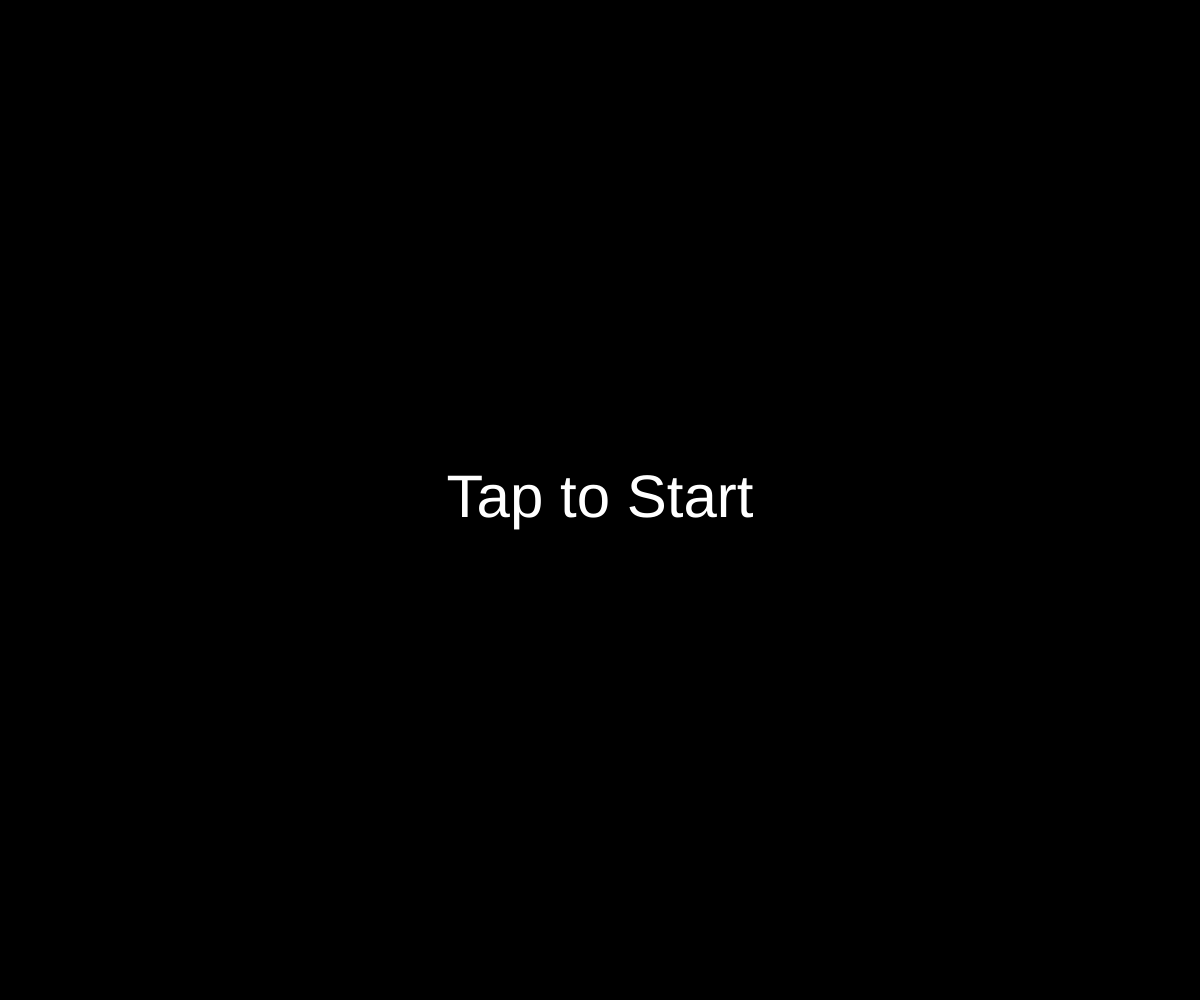
Frame 1 (no input)
Frame 60 (no input): identical to frame 1, image omitted
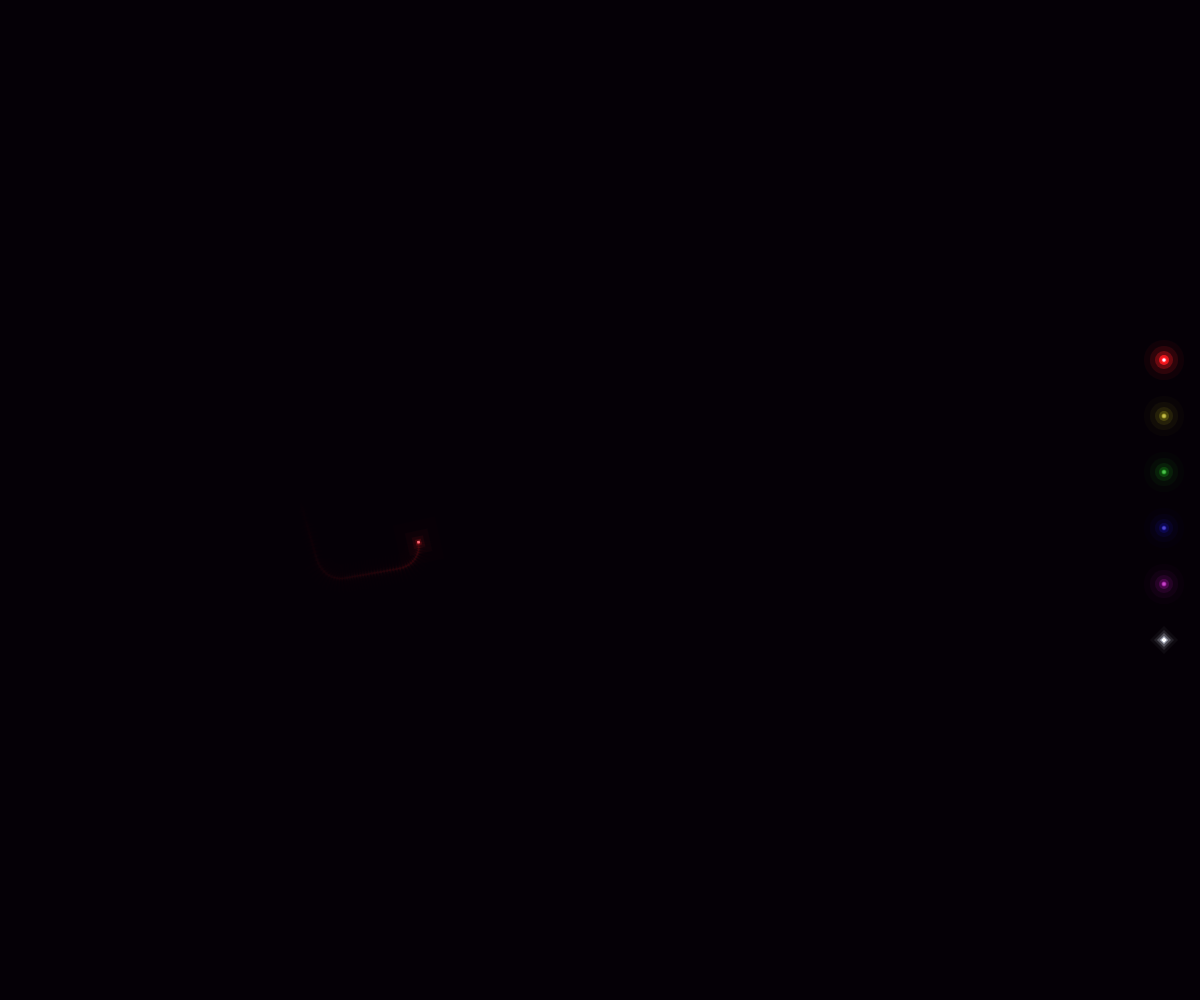
Frame 120 (the mouse pressed at the canvas centre since frame 60)

The p5.js sketch that drew these frames (run headless with seeded random() and noise() and a simulated clock; from frame 60 on, the mouse is pressed at the canvas centre):

// p5.js sketch
// ── sketch.js
// ============================================
// Neon4 — Grid Light
// 5体のスケーター（90°ターン固定）
// 3色カラーピッカー + 衝突で色変化
// ============================================

var t = 0;
var soundStarted = false;
var appStarted = false;
var appStartTime = 0;

var audioCtx, windNode, windGain, driftNode, driftGain;
var lastTouchX = 0.5, lastTouchY = 0.5;
var isTouchDevice = false, hasInteracted = false;
var prevTouchX = 0, prevTouchY = 0;
var gustStrength = 0, gustDirX = 0, gustDirY = 0;
var holdTime = 0, holdX = 0, holdY = 0, isHolding = false, holdThreshold = 20;
var pinchScale = 1.0, lastPinchDist = 0;
var ripples = [];
var lastMouseMoveMs = 0;
var MOUSE_ATTRACT_MS = 3000;

// Trail canvas (single — user clears manually via eraser)
var trailPg;

// Skaters
var skaters = [];
var NUM_SKATERS = 5;
var ENTRY_TIMES = [0, 10, 20, 30, 40];

// Background
var BG_R = 5, BG_G = 0, BG_B = 6;

// Collision
var COLLISION_DIST = 65;
var COLLISION_COOLDOWN = 500;
var collisionCooldowns = {};
var sparks = [];

// Square trajectory
var TURN_SPEED = 0.12;

// UI
var colorUIRects = [];
var eraserRect = null;
var eraserFlash = 0;

// Color system — 12 preset neon hues (30° steps)
var PRESET_COLORS = [];
var userHueIdx = [0, 2, 4, 8, 10]; // 5 skaters: Red, Yellow, Green, Blue, Magenta
var userColors = [];

// ============================================
// Color helpers
// ============================================
function hueToNeonRGB(h) {
  var s = 0.9;
  var c = s, x = c * (1 - Math.abs((h / 60) % 2 - 1));
  var r1, g1, b1;
  if      (h < 60)  { r1 = c; g1 = x; b1 = 0; }
  else if (h < 120) { r1 = x; g1 = c; b1 = 0; }
  else if (h < 180) { r1 = 0; g1 = c; b1 = x; }
  else if (h < 240) { r1 = 0; g1 = x; b1 = c; }
  else if (h < 300) { r1 = x; g1 = 0; b1 = c; }
  else              { r1 = c; g1 = 0; b1 = x; }
  return { r: Math.round((r1 + (1 - s)) * 255), g: Math.round((g1 + (1 - s)) * 255), b: Math.round((b1 + (1 - s)) * 255) };
}

function randomNeonColor() {
  var h = random(360);
  var s = random(0.8, 1.0);
  var c = s, x = c * (1 - Math.abs((h / 60) % 2 - 1));
  var r1, g1, b1;
  if      (h < 60)  { r1 = c; g1 = x; b1 = 0; }
  else if (h < 120) { r1 = x; g1 = c; b1 = 0; }
  else if (h < 180) { r1 = 0; g1 = c; b1 = x; }
  else if (h < 240) { r1 = 0; g1 = x; b1 = c; }
  else if (h < 300) { r1 = x; g1 = 0; b1 = c; }
  else              { r1 = c; g1 = 0; b1 = x; }
  return { r: Math.round((r1 + (1 - s)) * 255), g: Math.round((g1 + (1 - s)) * 255), b: Math.round((b1 + (1 - s)) * 255) };
}

// ============================================
// Shape drawing helpers
// ============================================
function wakePath(ctx, tx, ty, hx, hy, hw, angle) {
  var pa = angle + 1.5707963;
  var cp = Math.cos(pa), sp = Math.sin(pa);
  ctx.beginPath();
  ctx.moveTo(tx, ty);
  ctx.lineTo(hx + hw * cp, hy + hw * sp);
  ctx.lineTo(hx - hw * cp, hy - hw * sp);
  ctx.closePath();
}

function drawSquare(ctx, cx, cy, r, angle) {
  var c = Math.cos(angle), s = Math.sin(angle);
  var hr = r * 0.707;
  ctx.beginPath();
  ctx.moveTo(cx + hr * (c - s), cy + hr * (s + c));
  ctx.lineTo(cx + hr * (-c - s), cy + hr * (-s + c));
  ctx.lineTo(cx + hr * (-c + s), cy + hr * (-s - c));
  ctx.lineTo(cx + hr * (c + s), cy + hr * (s - c));
  ctx.closePath();
}

// ============================================
// Setup & Init
// ============================================
function setup() {
  pixelDensity(1);
  createCanvas(windowWidth, windowHeight);
  trailPg = createGraphics(width, height);
  trailPg.pixelDensity(1);

  // Build 12 preset neon colors
  for (var i = 0; i < 12; i++) {
    PRESET_COLORS.push(hueToNeonRGB(i * 30));
  }
  for (var i = 0; i < 5; i++) userColors.push(PRESET_COLORS[userHueIdx[i]]);

  initSkaters();
  updateUIRects();
}

function initSkaters() {
  skaters = [];
  for (var i = 0; i < NUM_SKATERS; i++) {
    var positions = [0.25, 0.38, 0.5, 0.62, 0.75];
    var bs = 2.5 + random(0, 2.0);
    var slot = i;
    var col = userColors[slot];
    skaters.push({
      x: width * positions[i], y: height * 0.5,
      prevX: width * positions[i], prevY: height * 0.5,
      angle: random(TWO_PI),
      baseSpeed: bs, speed: bs,
      seed: 42 + i * 95,
      cr: col.r, cg: col.g, cb: col.b,
      colorSlot: slot,
      entryTime: ENTRY_TIMES[i],
      active: false,
      fadeIn: 0,
      spinOffset: random(TWO_PI),
      segDist: 0,
      segLen: 40 + random(60),
      turnDir: random() < 0.5 ? 1 : -1,
      turning: 0,
      turnTarget: 0
    });
  }
}

function updateUIRects() {
  colorUIRects = [];
  var uiSize = 44;
  var gap = 12;
  var rightMargin = 14;
  var totalHeight = uiSize * 6 + gap * 5; // 5 color + 1 eraser
  var startY = (height - totalHeight) / 2;

  for (var i = 0; i < 5; i++) {
    colorUIRects.push({
      x: width - rightMargin - uiSize,
      y: startY + i * (uiSize + gap),
      w: uiSize, h: uiSize,
      idx: i
    });
  }

  eraserRect = {
    x: width - rightMargin - uiSize,
    y: startY + 5 * (uiSize + gap),
    w: uiSize, h: uiSize
  };
}

// ============================================
// Apply user color to skaters by slot
// ============================================
function applyColorToSkaters(slotIdx) {
  var col = userColors[slotIdx];
  for (var i = 0; i < skaters.length; i++) {
    if (skaters[i].colorSlot === slotIdx) {
      skaters[i].cr = col.r;
      skaters[i].cg = col.g;
      skaters[i].cb = col.b;
    }
  }
}

// ============================================
// Physics — square trajectory (90° turns only)
// ============================================
function updateSkater(idx) {
  var s = skaters[idx];
  s.prevX = s.x;
  s.prevY = s.y;

  // Subtle wobble
  var wobble = (noise(s.seed, t * 0.08) - 0.5) * 0.012;
  s.angle += wobble;

  // Square trajectory: straight + 90° turns
  if (s.turning > 0) {
    var step = min(TURN_SPEED, s.turning);
    s.angle += step * s.turnDir;
    s.turning -= step;
    s.speed = lerp(s.speed, s.baseSpeed * 0.5, 0.1);
  } else {
    s.segDist += s.speed;
    s.speed = lerp(s.speed, s.baseSpeed, 0.05);
    if (s.segDist >= s.segLen) {
      s.segDist = 0;
      s.segLen = 35 + noise(s.seed + 300, t * 0.05) * 65;
      s.turnTarget = HALF_PI + (noise(s.seed + 400, t * 0.1) - 0.5) * 0.5;
      s.turning = s.turnTarget;
      if (noise(s.seed + 500, t * 0.03) > 0.7) s.turnDir *= -1;
    }
  }

  // Mouse attraction
  var mouseElapsed = millis() - lastMouseMoveMs;
  var mouseInfluence = Math.max(0, 1 - mouseElapsed / MOUSE_ATTRACT_MS);
  if (hasInteracted && mouseInfluence > 0) {
    var px = isTouchDevice ? lastTouchX * width : mouseX;
    var py = isTouchDevice ? lastTouchY * height : mouseY;
    var dx = px - s.x, dy = py - s.y;
    var d = sqrt(dx * dx + dy * dy);
    if (d < 500) {
      var diff = atan2(dy, dx) - s.angle;
      while (diff > PI) diff -= TWO_PI;
      while (diff < -PI) diff += TWO_PI;
      s.angle += diff * (1 - d / 500) * 0.008 * mouseInfluence;
    }
  }

  // Hold vortex
  var holdStr = isHolding && holdTime > 0.3 ? min((holdTime - 0.3) * 2, 5) : 0;
  if (holdStr > 0) {
    var dx = holdX - s.x, dy = holdY - s.y;
    var d = sqrt(dx * dx + dy * dy);
    if (d < 350) {
      var diff = atan2(dy, dx) - s.angle;
      while (diff > PI) diff -= TWO_PI;
      while (diff < -PI) diff += TWO_PI;
      s.angle += diff * (1 - d / 350) * holdStr * 0.005;
    }
  }

  // Gust
  if (gustStrength > 0.1) {
    var diff = atan2(gustDirY, gustDirX) - s.angle;
    while (diff > PI) diff -= TWO_PI;
    while (diff < -PI) diff += TWO_PI;
    s.angle += diff * gustStrength * 0.008;
  }

  // Move
  s.x += cos(s.angle) * s.speed;
  s.y += sin(s.angle) * s.speed;

  // Edge steering (hard threshold at 0.85)
  var ex = abs(s.x - width / 2) / (width / 2);
  var ey = abs(s.y - height / 2) / (height / 2);
  var edge = max(ex, ey);
  if (edge > 0.85) {
    var diff = atan2(height / 2 - s.y, width / 2 - s.x) - s.angle;
    while (diff > PI) diff -= TWO_PI;
    while (diff < -PI) diff += TWO_PI;
    s.angle += diff * (edge - 0.85) * 0.3;
    s.turning = 0;
    s.segDist = 0;
    s.segLen = 40 + random(60);
  }
}

// ============================================
// Collisions — bounce + color change
// ============================================
function checkCollisions() {
  var now = millis();
  for (var i = 0; i < skaters.length; i++) {
    if (!skaters[i].active || skaters[i].fadeIn < 0.5) continue;
    for (var j = i + 1; j < skaters.length; j++) {
      if (!skaters[j].active || skaters[j].fadeIn < 0.5) continue;
      var a = skaters[i], b = skaters[j];
      var dx = b.x - a.x, dy = b.y - a.y;
      var d = sqrt(dx * dx + dy * dy);
      var key = i * 10 + j;
      if (d < COLLISION_DIST && (!collisionCooldowns[key] || now - collisionCooldowns[key] > COLLISION_COOLDOWN)) {
        collisionCooldowns[key] = now;
        var mx = (a.x + b.x) / 2, my = (a.y + b.y) / 2;

        // Ripples (pre-collision colors)
        ripples.push({ x: mx, y: my, age: 0, cr: a.cr, cg: a.cg, cb: a.cb });
        ripples.push({ x: mx, y: my, age: 0.3, cr: b.cr, cg: b.cg, cb: b.cb });

        // Sparks (8 spinning square particles, pre-collision colors)
        for (var k = 0; k < 8; k++) {
          var src = k < 4 ? a : b;
          var sa = random(TWO_PI), spd = random(2, 6);
          sparks.push({
            x: mx, y: my,
            vx: cos(sa) * spd, vy: sin(sa) * spd,
            age: 0, cr: src.cr, cg: src.cg, cb: src.cb,
            angle: sa, spin: random(-0.3, 0.3)
          });
        }

        // Bounce
        a.angle = atan2(-dy, -dx) + random(-0.4, 0.4);
        b.angle = atan2(dy, dx) + random(-0.4, 0.4);
        a.speed = 5.5; b.speed = 5.5;
        a.turning = 0; a.segDist = 0; a.segLen = 60 + random(80);
        b.turning = 0; b.segDist = 0; b.segLen = 60 + random(80);

        // Color change (Neon2 style)
        var ncA = randomNeonColor(), ncB = randomNeonColor();
        a.cr = ncA.r; a.cg = ncA.g; a.cb = ncA.b;
        b.cr = ncB.r; b.cg = ncB.g; b.cb = ncB.b;
      }
    }
  }
}

// ============================================
// Draw
// ============================================
function draw() {
  if (!appStarted) {
    background(0); fill(255); noStroke();
    textAlign(CENTER, CENTER); textSize(min(width, height) * 0.06);
    text('Tap to Start', width / 2, height / 2);
    return;
  }

  var now = millis();

  // Activate skaters
  var elapsed = (now - appStartTime) / 1000;
  for (var i = 0; i < skaters.length; i++) {
    if (!skaters[i].active && elapsed >= skaters[i].entryTime) {
      skaters[i].active = true;
    }
    if (skaters[i].active && skaters[i].fadeIn < 1) {
      skaters[i].fadeIn = min(1, skaters[i].fadeIn + 0.008);
    }
  }

  gustStrength *= 0.96;
  if (touches.length < 2) pinchScale = lerp(pinchScale, 1.0, 0.005);
  if (isHolding) holdTime += 0.016;
  var pulse = 0.75 + Math.sin(t * 0.5) * 0.25;

  // Update skaters
  for (var i = 0; i < skaters.length; i++) {
    if (skaters[i].active) updateSkater(i);
  }
  checkCollisions();

  // Update sparks
  for (var si = 0; si < sparks.length; si++) {
    var sp = sparks[si];
    sp.x += sp.vx; sp.y += sp.vy;
    sp.vx *= 0.95; sp.vy *= 0.95;
    sp.age += 0.025;
    sp.angle += sp.spin;
  }
  sparks = sparks.filter(function(sp) { return sp.age < 1.5; });

  // === Trail Canvas ===
  var tctx = trailPg.drawingContext;
  tctx.globalCompositeOperation = 'lighter';

  var trailLayers = [
    { hw: 14,  a: 0.02 },
    { hw: 7,   a: 0.05 },
    { hw: 3.5, a: 0.12 },
    { hw: 1.5, a: 0.25 }
  ];

  for (var li = 0; li < trailLayers.length; li++) {
    var lhw = trailLayers[li].hw;
    var la = trailLayers[li].a;
    for (var si = 0; si < skaters.length; si++) {
      var s = skaters[si];
      if (!s.active || s.fadeIn < 0.01) continue;
      var a = la * s.fadeIn * pulse;
      tctx.fillStyle = 'rgba(' + s.cr + ',' + s.cg + ',' + s.cb + ',' + a + ')';
      wakePath(tctx, s.prevX, s.prevY, s.x, s.y, lhw * pinchScale, s.angle);
      tctx.fill();
    }
  }

  // === Main Canvas ===
  var ctx = drawingContext;

  // Background
  ctx.globalCompositeOperation = 'source-over';
  ctx.fillStyle = 'rgb(' + BG_R + ',' + BG_G + ',' + BG_B + ')';
  ctx.fillRect(0, 0, width, height);

  // Composite trail canvas
  ctx.globalCompositeOperation = 'lighter';
  ctx.drawImage(trailPg.canvas, 0, 0);

  // Skater heads — multi-layer square glow
  for (var i = 0; i < skaters.length; i++) {
    var s = skaters[i];
    if (!s.active || s.fadeIn < 0.01) continue;
    var fi = s.fadeIn;
    var sc = pinchScale;
    var colStr = s.cr + ',' + s.cg + ',' + s.cb;

    var heads = [
      { r: 30 * sc, a: 0.025 * pulse * fi },
      { r: 16 * sc, a: 0.07 * pulse * fi },
      { r: 8 * sc, a: 0.16 * pulse * fi },
      { r: 4 * sc, a: 0.4 * pulse * fi },
      { r: 2 * sc, a: 0.8 * pulse * fi }
    ];
    for (var hi = 0; hi < heads.length; hi++) {
      ctx.fillStyle = 'rgba(' + colStr + ',' + heads[hi].a + ')';
      drawSquare(ctx, s.x, s.y, heads[hi].r, s.angle + Math.sin(t * 0.3 + s.spinOffset) * 0.15);
      ctx.fill();
    }
    // White core
    ctx.fillStyle = 'rgba(255,240,255,' + (pulse * fi) + ')';
    drawSquare(ctx, s.x, s.y, 1.8 * sc, s.angle);
    ctx.fill();
  }

  // Sparks — spinning squares
  for (var si = 0; si < sparks.length; si++) {
    var sp = sparks[si];
    var fade = Math.max(0, 1 - sp.age / 1.2);
    fade = fade * fade;
    if (fade <= 0) continue;
    ctx.fillStyle = 'rgba(' + sp.cr + ',' + sp.cg + ',' + sp.cb + ',' + (fade * 0.5) + ')';
    drawSquare(ctx, sp.x, sp.y, 3.5 * fade, sp.angle);
    ctx.fill();
    ctx.fillStyle = 'rgba(255,255,255,' + (fade * 0.35) + ')';
    drawSquare(ctx, sp.x, sp.y, 1.2 * fade, sp.angle);
    ctx.fill();
  }

  // Ripples
  for (var ri = 0; ri < ripples.length; ri++) {
    var rp = ripples[ri];
    var ringR = rp.age * 350;
    var fade = Math.max(0, 1 - rp.age * 0.25);
    fade = fade * fade;
    if (fade <= 0) continue;
    var rcStr = rp.cr + ',' + rp.cg + ',' + rp.cb;
    var rl = [{ w: 12, a: 0.025 * fade }, { w: 4, a: 0.08 * fade }, { w: 1.2, a: 0.25 * fade }];
    for (var li = 0; li < rl.length; li++) {
      ctx.strokeStyle = 'rgba(' + rcStr + ',' + rl[li].a + ')';
      ctx.lineWidth = rl[li].w;
      ctx.beginPath(); ctx.arc(rp.x, rp.y, ringR, 0, Math.PI * 2); ctx.stroke();
    }
  }

  // Hold aura
  var holdStrength = isHolding && holdTime > 0.3 ? min((holdTime - 0.3) * 2, 5) : 0;
  if (holdStrength > 0) {
    var auraR = min(holdTime * 60, 250);
    for (var r = auraR; r > 0; r -= 12) {
      ctx.fillStyle = 'rgba(180,120,220,' + ((1 - r / auraR) * min(holdTime * 3, 15) / 255) + ')';
      ctx.beginPath(); ctx.arc(holdX, holdY, r, 0, Math.PI * 2); ctx.fill();
    }
  }

  // Eraser flash
  if (eraserFlash > 0) {
    ctx.fillStyle = 'rgba(255,255,255,' + (eraserFlash * 0.15) + ')';
    ctx.fillRect(0, 0, width, height);
    eraserFlash = Math.max(0, eraserFlash - 0.03);
  }

  ctx.globalCompositeOperation = 'source-over';

  // Draw UI
  drawColorUI(ctx);
  drawEraserUI(ctx);

  // Update ripples
  for (var ri = 0; ri < ripples.length; ri++) ripples[ri].age += 0.012;
  ripples = ripples.filter(function(rp) { return rp.age < 4; });
  t += 0.008;
}

// ============================================
// UI Drawing — Color Picker
// ============================================
function drawColorUI(ctx) {
  var pulse = 0.75 + Math.sin(t * 0.5) * 0.25;
  for (var i = 0; i < colorUIRects.length; i++) {
    var rect = colorUIRects[i];
    var col = userColors[rect.idx];
    var cx = rect.x + rect.w / 2;
    var cy = rect.y + rect.h / 2;
    var colStr = col.r + ',' + col.g + ',' + col.b;

    // Check if this skater is active
    var fi = (rect.idx < skaters.length && skaters[rect.idx].active) ? 1 : 0.3;

    // Neon glow circle
    ctx.globalCompositeOperation = 'lighter';
    var layers = [
      { r: 20, a: 0.06 * pulse * fi },
      { r: 14, a: 0.14 * pulse * fi },
      { r: 9,  a: 0.3 * pulse * fi },
      { r: 5,  a: 0.6 * pulse * fi },
      { r: 2.5, a: 1.0 * pulse * fi }
    ];
    for (var gi = 0; gi < layers.length; gi++) {
      ctx.fillStyle = 'rgba(' + colStr + ',' + layers[gi].a + ')';
      ctx.beginPath();
      ctx.arc(cx, cy, layers[gi].r, 0, Math.PI * 2);
      ctx.fill();
    }
    // White core
    ctx.fillStyle = 'rgba(255,240,255,' + (pulse * fi) + ')';
    ctx.beginPath();
    ctx.arc(cx, cy, 1.8, 0, Math.PI * 2);
    ctx.fill();
    ctx.globalCompositeOperation = 'source-over';
  }
}

// ============================================
// UI Drawing — Eraser (silver neon square)
// ============================================
function drawEraserUI(ctx) {
  if (!eraserRect) return;
  var cx = eraserRect.x + eraserRect.w / 2;
  var cy = eraserRect.y + eraserRect.h / 2;
  var pulse = 0.75 + Math.sin(t * 0.5) * 0.25;

  ctx.globalCompositeOperation = 'lighter';
  var layers = [
    { r: 14, a: 0.06 * pulse },
    { r: 10, a: 0.14 * pulse },
    { r: 7,  a: 0.3 * pulse },
    { r: 4,  a: 0.6 * pulse },
    { r: 2,  a: 1.0 * pulse }
  ];
  for (var li = 0; li < layers.length; li++) {
    ctx.fillStyle = 'rgba(200,210,220,' + layers[li].a + ')';
    drawSquare(ctx, cx, cy, layers[li].r, -Math.PI / 4);
    ctx.fill();
  }
  ctx.globalCompositeOperation = 'source-over';
}

// ============================================
// UI Hit Testing
// ============================================
function hitTestColorUI(x, y) {
  for (var i = 0; i < colorUIRects.length; i++) {
    var r = colorUIRects[i];
    if (x >= r.x && x <= r.x + r.w && y >= r.y && y <= r.y + r.h) {
      // Cycle to next preset hue
      userHueIdx[r.idx] = (userHueIdx[r.idx] + 1) % 12;
      userColors[r.idx] = PRESET_COLORS[userHueIdx[r.idx]];
      applyColorToSkaters(r.idx);
      return true;
    }
  }
  return false;
}

function hitTestEraser(x, y) {
  if (!eraserRect) return false;
  if (x >= eraserRect.x && x <= eraserRect.x + eraserRect.w &&
      y >= eraserRect.y && y <= eraserRect.y + eraserRect.h) {
    clearTrails();
    return true;
  }
  return false;
}

function clearTrails() {
  trailPg.drawingContext.clearRect(0, 0, width, height);
  eraserFlash = 1;
}

// ============================================
// Scatter
// ============================================
function scatterSkaters(tapX, tapY) {
  for (var i = 0; i < skaters.length; i++) {
    var s = skaters[i];
    if (!s.active) continue;
    s.x = random(width * 0.15, width * 0.85);
    s.y = random(height * 0.15, height * 0.85);
    s.prevX = s.x;
    s.prevY = s.y;
    s.angle = random(TWO_PI);
    s.turning = 0; s.segDist = 0; s.segLen = 40 + random(60);
  }
  // Ripple at tap point
  var col = randomNeonColor();
  ripples.push({ x: tapX, y: tapY, age: 0, cr: col.r, cg: col.g, cb: col.b });
}

// ============================================
// Sound
// ============================================
function initSound() {
  audioCtx = new (window.AudioContext || window.webkitAudioContext)();
  if (audioCtx.state === 'suspended') audioCtx.resume();
  var sr = audioCtx.sampleRate, len = sr * 2;
  var wBuf = audioCtx.createBuffer(1, len, sr), wD = wBuf.getChannelData(0);
  for (var i = 0; i < len; i++) wD[i] = Math.random() * 2 - 1;
  windNode = audioCtx.createBufferSource(); windNode.buffer = wBuf; windNode.loop = true;
  var bp = audioCtx.createBiquadFilter(); bp.type = 'bandpass'; bp.frequency.value = 120; bp.Q.value = 8;
  windGain = audioCtx.createGain(); windGain.gain.value = 0.015;
  windNode.connect(bp); bp.connect(windGain); windGain.connect(audioCtx.destination); windNode.start();
  var dBuf = audioCtx.createBuffer(1, len, sr), dD = dBuf.getChannelData(0), last = 0;
  for (var i = 0; i < len; i++) { var w = Math.random() * 2 - 1; dD[i] = (last + 0.02 * w) / 1.02; last = dD[i]; dD[i] *= 3.5; }
  driftNode = audioCtx.createBufferSource(); driftNode.buffer = dBuf; driftNode.loop = true;
  var dF = audioCtx.createBiquadFilter(); dF.type = 'lowpass'; dF.frequency.value = 80;
  driftGain = audioCtx.createGain(); driftGain.gain.value = 0.02;
  driftNode.connect(dF); dF.connect(driftGain); driftGain.connect(audioCtx.destination); driftNode.start();
  soundStarted = true;
}
document.addEventListener('visibilitychange', function() {
  if (document.visibilityState === 'visible' && audioCtx && audioCtx.state === 'suspended') audioCtx.resume();
});

// ============================================
// Mouse / Touch
// ============================================
function mousePressed() {
  if (!appStarted) { appStarted = true; appStartTime = millis(); if (!soundStarted) initSound(); if (audioCtx && audioCtx.state === 'suspended') audioCtx.resume(); return; }
  hasInteracted = true; lastMouseMoveMs = millis();
  if (!soundStarted) initSound(); if (audioCtx && audioCtx.state === 'suspended') audioCtx.resume();

  // UI first
  if (hitTestColorUI(mouseX, mouseY)) return;
  if (hitTestEraser(mouseX, mouseY)) return;

  // Scatter
  scatterSkaters(mouseX, mouseY);
}
function mouseMoved() {
  if (appStarted) { hasInteracted = true; lastMouseMoveMs = millis(); }
}

function touchStarted() {
  if (!appStarted) { appStarted = true; appStartTime = millis(); isTouchDevice = true; if (!soundStarted) initSound(); if (audioCtx && audioCtx.state === 'suspended') audioCtx.resume(); return false; }
  hasInteracted = true; lastMouseMoveMs = millis();
  if (!soundStarted) initSound(); if (audioCtx && audioCtx.state === 'suspended') audioCtx.resume();
  isTouchDevice = true;

  if (touches.length > 0) {
    var tx = touches[0].x, ty = touches[0].y;

    // UI first
    if (hitTestColorUI(tx, ty)) return false;
    if (hitTestEraser(tx, ty)) return false;

    // Scatter
    scatterSkaters(tx, ty);
    lastTouchX = tx / width; lastTouchY = ty / height;
  }

  if (touches.length === 1) { holdX = touches[0].x; holdY = touches[0].y; holdTime = 0; isHolding = true; }
  if (touches.length > 0) { prevTouchX = touches[0].x; prevTouchY = touches[0].y; }
  if (touches.length === 2) { lastPinchDist = dist(touches[0].x, touches[0].y, touches[1].x, touches[1].y); isHolding = false; }
  return false;
}

function touchMoved() {
  lastMouseMoveMs = millis();
  if (touches.length === 1) {
    var tx = touches[0].x, ty = touches[0].y, dx = tx - prevTouchX, dy = ty - prevTouchY;
    var spd = sqrt(dx * dx + dy * dy);
    if (spd > 8) { gustStrength = min(gustStrength + spd * 0.004, 1.0); gustDirX = dx > 0 ? 1 : -1; gustDirY = dy > 0 ? 1 : -1; }
    prevTouchX = tx; prevTouchY = ty;
    if (isHolding && dist(tx, ty, holdX, holdY) > holdThreshold) { isHolding = false; holdTime = 0; }
    lastTouchX = tx / width; lastTouchY = ty / height;
  }
  if (touches.length === 2) {
    var cd = dist(touches[0].x, touches[0].y, touches[1].x, touches[1].y);
    if (lastPinchDist > 0) pinchScale = constrain(pinchScale + (cd - lastPinchDist) * 0.003, 0.4, 2.5);
    lastPinchDist = cd;
    lastTouchX = (touches[0].x + touches[1].x) / 2 / width; lastTouchY = (touches[0].y + touches[1].y) / 2 / height;
  }
  return false;
}
function touchEnded() { isHolding = false; holdTime = 0; if (touches.length === 0) lastPinchDist = 0; return false; }

function windowResized() {
  resizeCanvas(windowWidth, windowHeight);
  if (trailPg) trailPg.remove();
  trailPg = createGraphics(width, height);
  trailPg.pixelDensity(1);
  updateUIRects();
}
